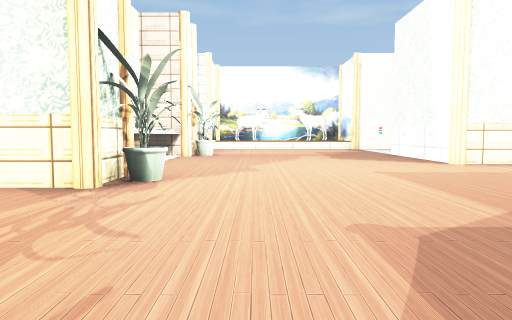
View 1 (above)

18 first-person views from a walk through a 3-D level made in the Unity game engine. The camera is 1.2 m above the floor, tilts 4° down and sees 70° across. Doors are open. The floor is counted in squares, 1 m on a side. Each view is taken from the middle of a square. On the plan, view 1 faces up. The plan holds only what a view shows up to about 15 squares ahead; the rest is blank. The place goes on beyond the plan. The player character is not drawn. Some surface patterns are stand-ins.

View 2
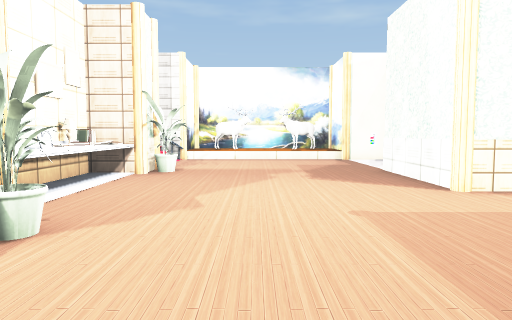

View 3
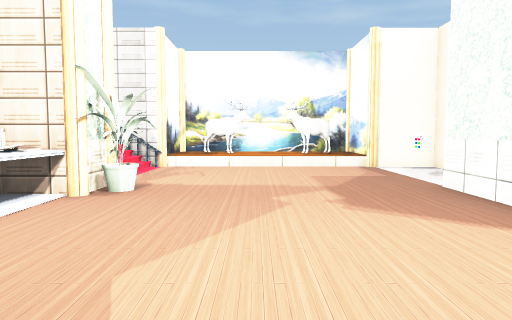

View 4
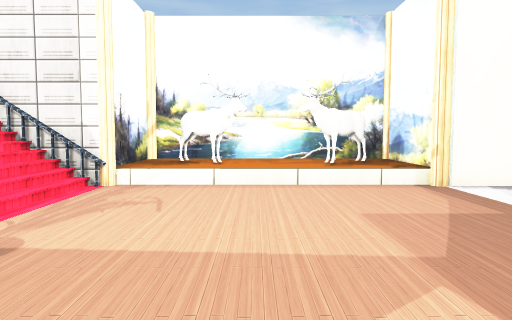

View 5
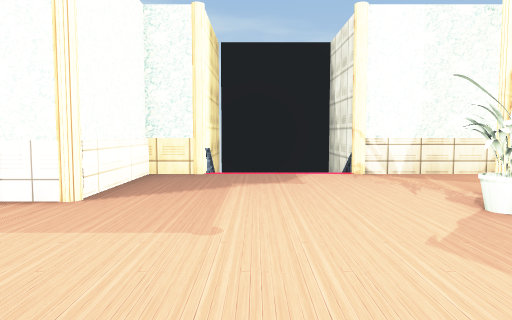

View 6
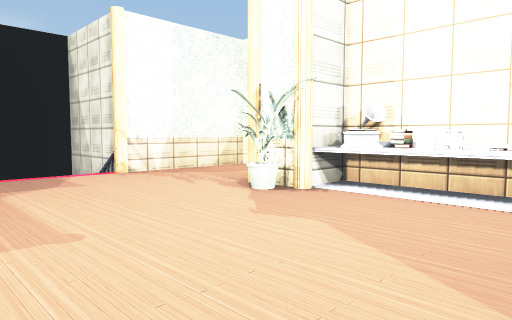

View 7
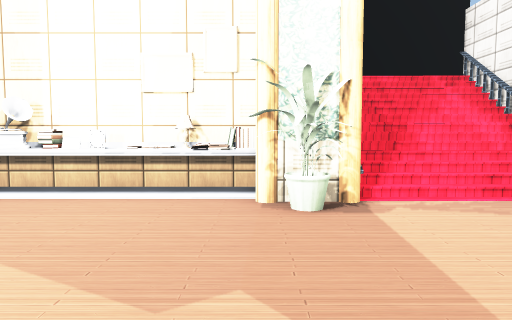

View 8
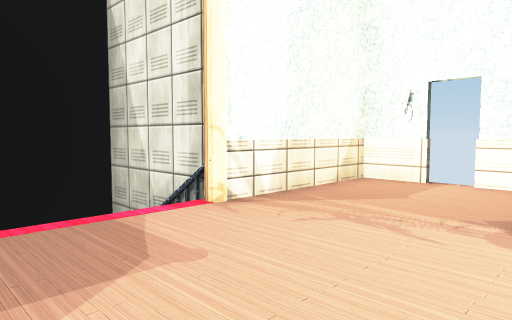

View 9
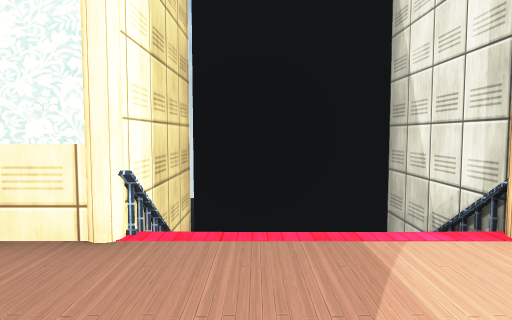

View 10
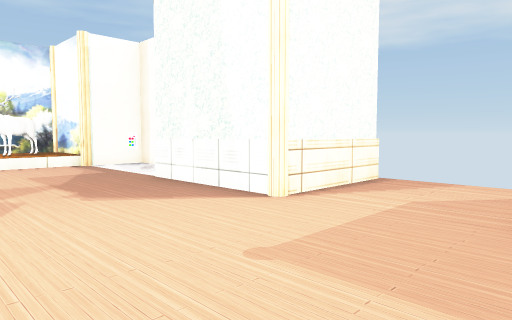

View 11
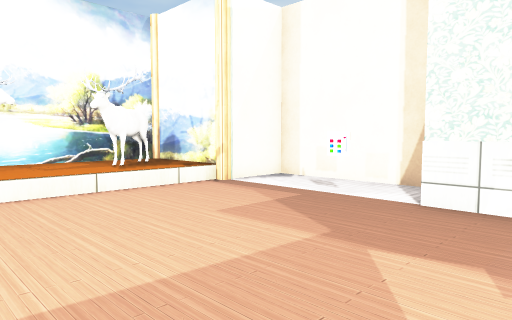

View 12
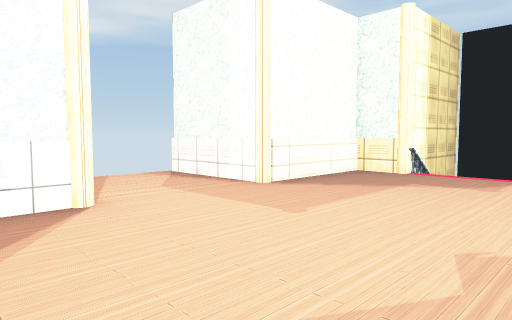

View 13
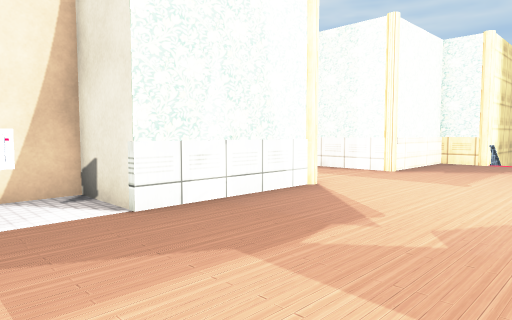

View 14
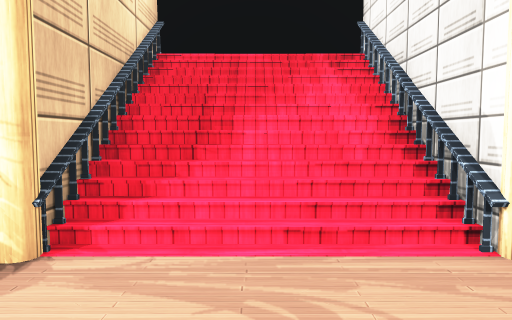

View 15
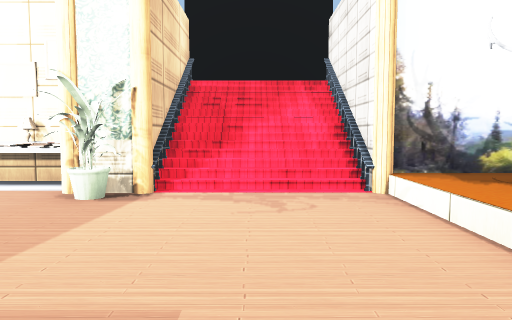

View 16
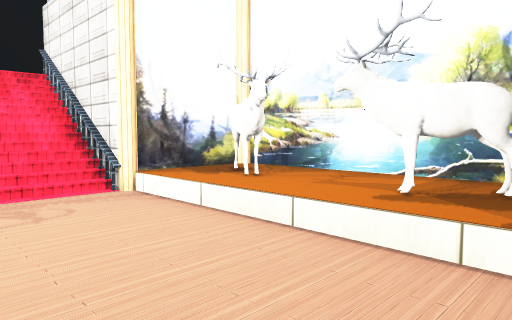

View 17
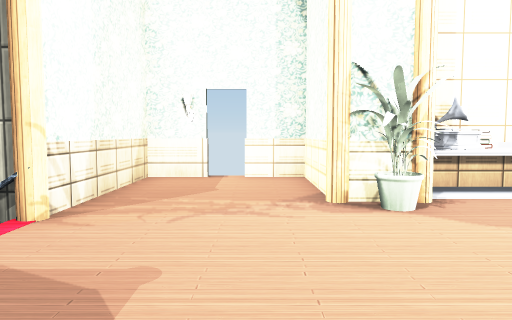

View 18
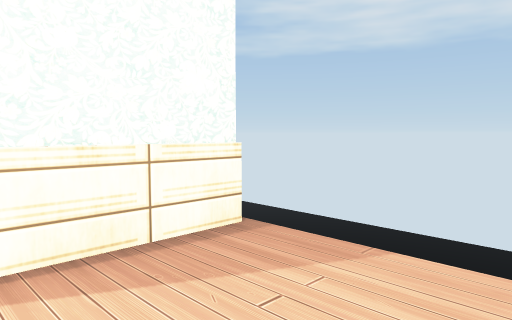

### Floor plan
Key: @ floor where view 1 was taken; # wall or solid block; . main floor; : floor 0.25 m higher than the main floor; / step, stairs or slope; D open door; v drop or lower ground; O other object.
Columns run from 8 left of view 1 to 10 right of it. Each row starts with its distance up from view 1.
 23      #########
 22      #:O::::O#
 21      #:OOOOOO#
 20 v ####::::OOO###
 19 v#####..........#
 18 #/////..........#
 17 #/////..........#
 16 #/////........O.#
 15 v#####..........#
 14      #OO.....###v
 13     #OO......#
 12     #O.......#
 11     OO.......#
 10     OO.......#####v
  9     #O............v
  8     #O............v
  7     OOO...........v
  6   ####OO..........
  5   #..........#####
  4   #..........#
  3  vD..........#
  2   #..........#
  1   ######....##
  0        #@  /#
 -1        #   /#
 -2        #    #
 -3        #    #
 -4        #####v

Where each view was taken, in squares from view 1:
view 1: 0 up, 0 right, facing up
view 2: 2 up, 1 right, facing up
view 3: 6 up, 1 right, facing up
view 4: 11 up, 1 right, facing up
view 5: 12 up, 2 right, facing down
view 6: 12 up, 4 right, facing down-left
view 7: 13 up, 4 right, facing left
view 8: 6 up, 3 right, facing down-left
view 9: 5 up, 2 right, facing down
view 10: 5 up, 0 right, facing up-right
view 11: 12 up, 1 left, facing up-right
view 12: 12 up, 1 left, facing down-right
view 13: 17 up, 0 right, facing down-right
view 14: 17 up, 1 right, facing left
view 15: 17 up, 5 right, facing left
view 16: 16 up, 5 right, facing up-left
view 17: 4 up, 4 right, facing left
view 18: 6 up, 6 right, facing up-right
